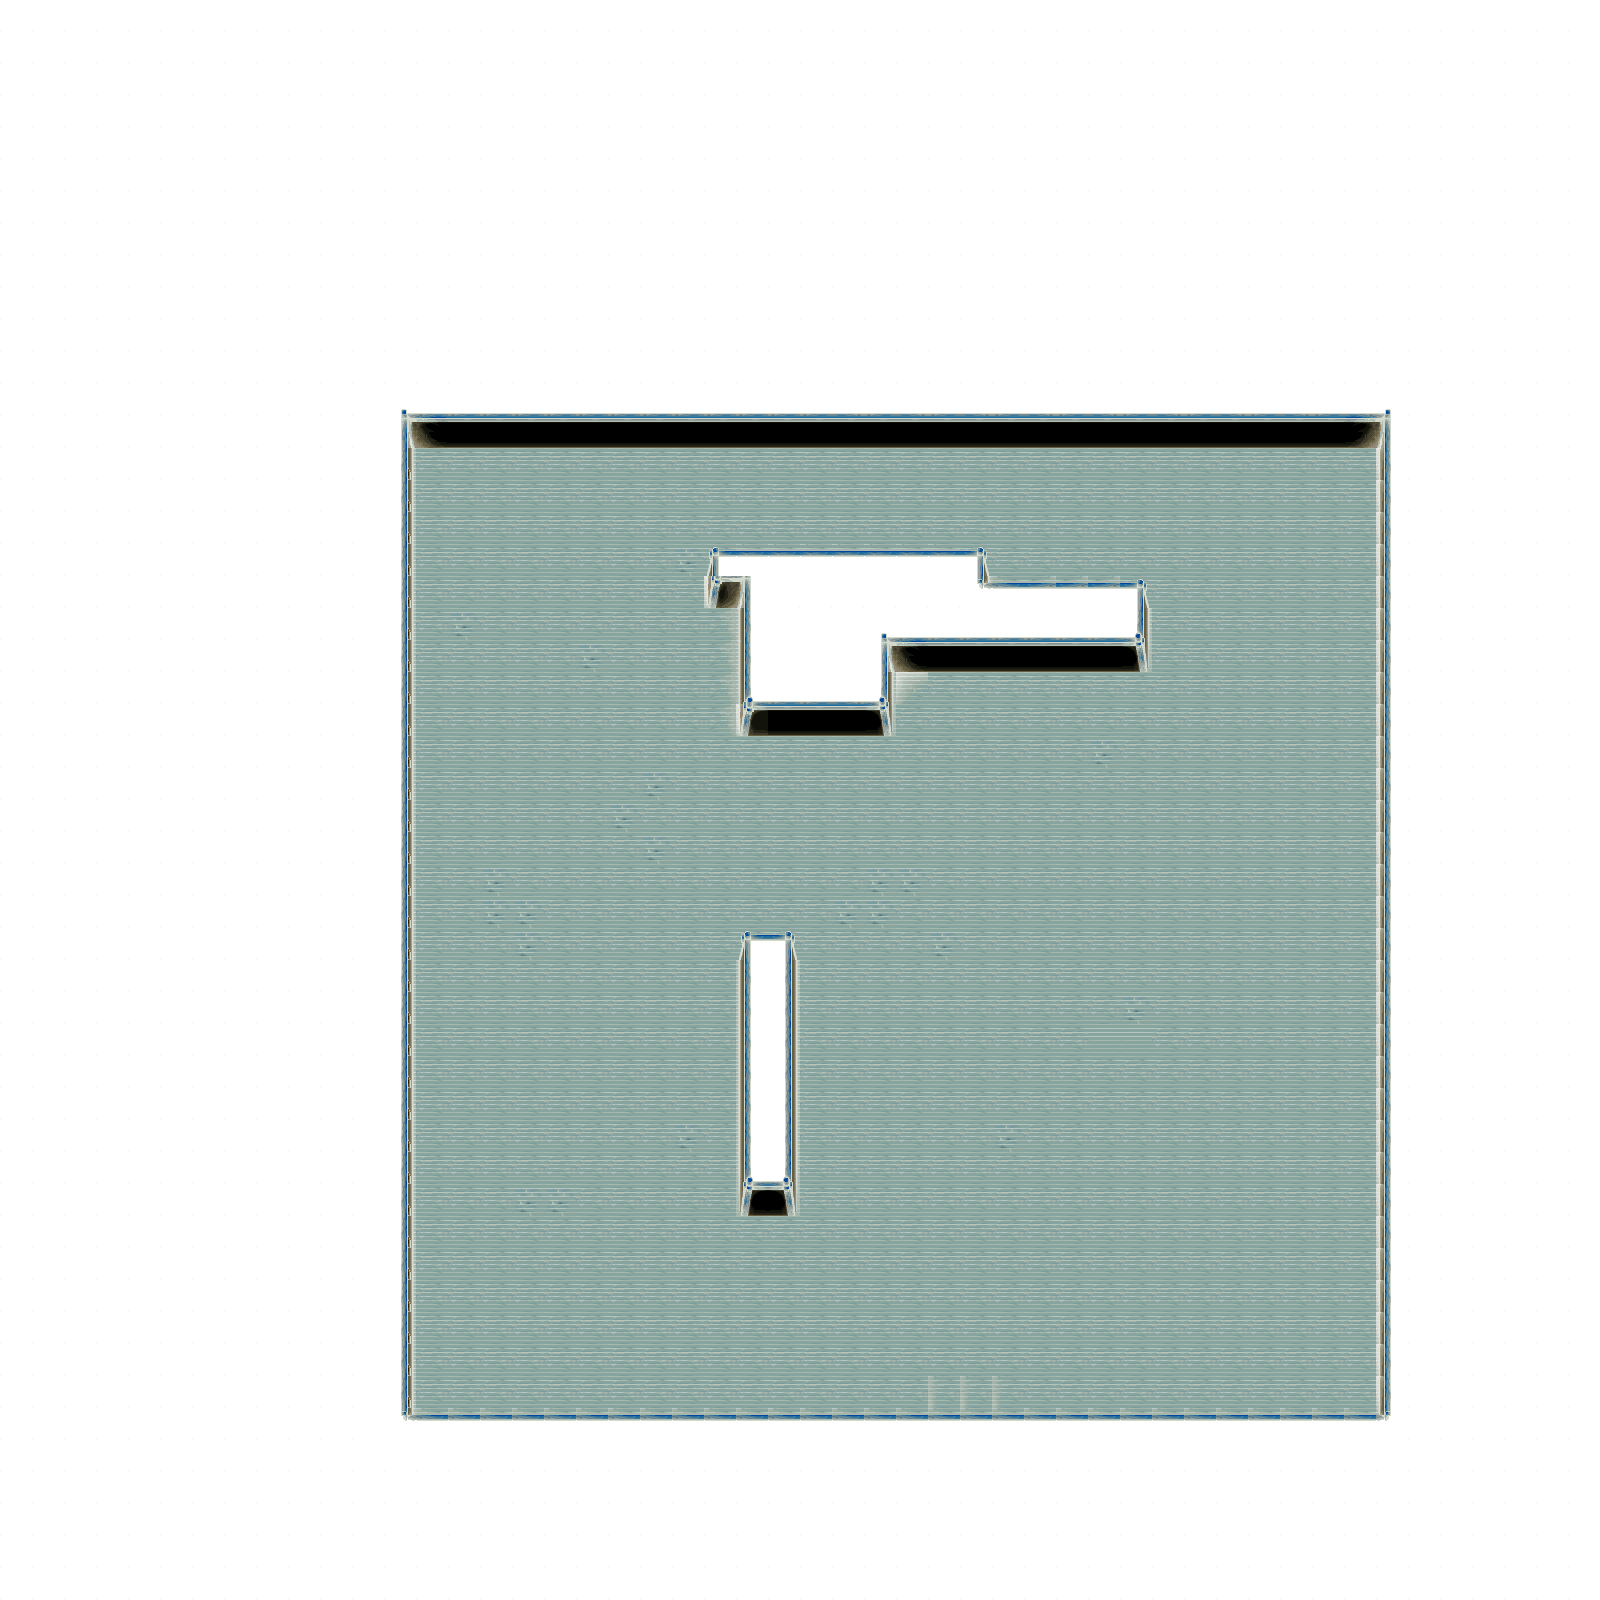

Below is a game level as drawn by its tile map, then a one-line description and the .tmx that defines it (tile-layer data replaced by summaries):
An orthogonal 50x50 tile map with 32x32 px tiles, 2 tile layers (floor, walls).

<map version="1.0" orientation="orthogonal" renderorder="right-down" width="50" height="50" tilewidth="32" tileheight="32" nextobjectid="1">
 <tileset firstgid="1" name="tilesetHouse" tilewidth="32" tileheight="32" tilecount="117" columns="9">
  <image source="tilesets/tilesetNegativeHouse.png" width="288" height="416" />
 </tileset>
 <layer name="floor" width="50" height="50">
  <data>[2500 cells, 900 non-empty, 6 distinct tile ids]</data>
 </layer>
 <layer name="walls" width="50" height="50">
  <data>[2500 cells, 1677 non-empty, 30 distinct tile ids]</data>
 </layer>
</map>